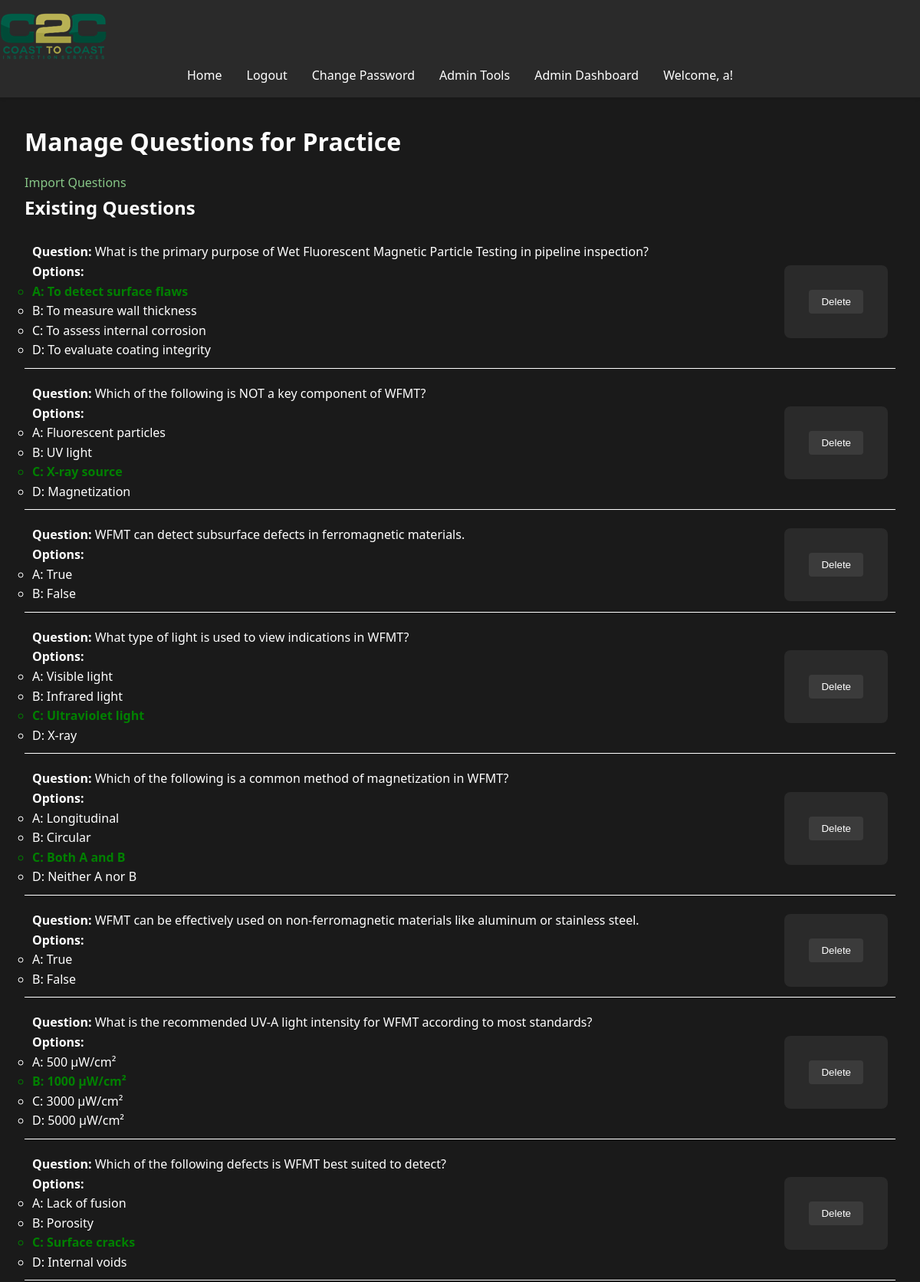
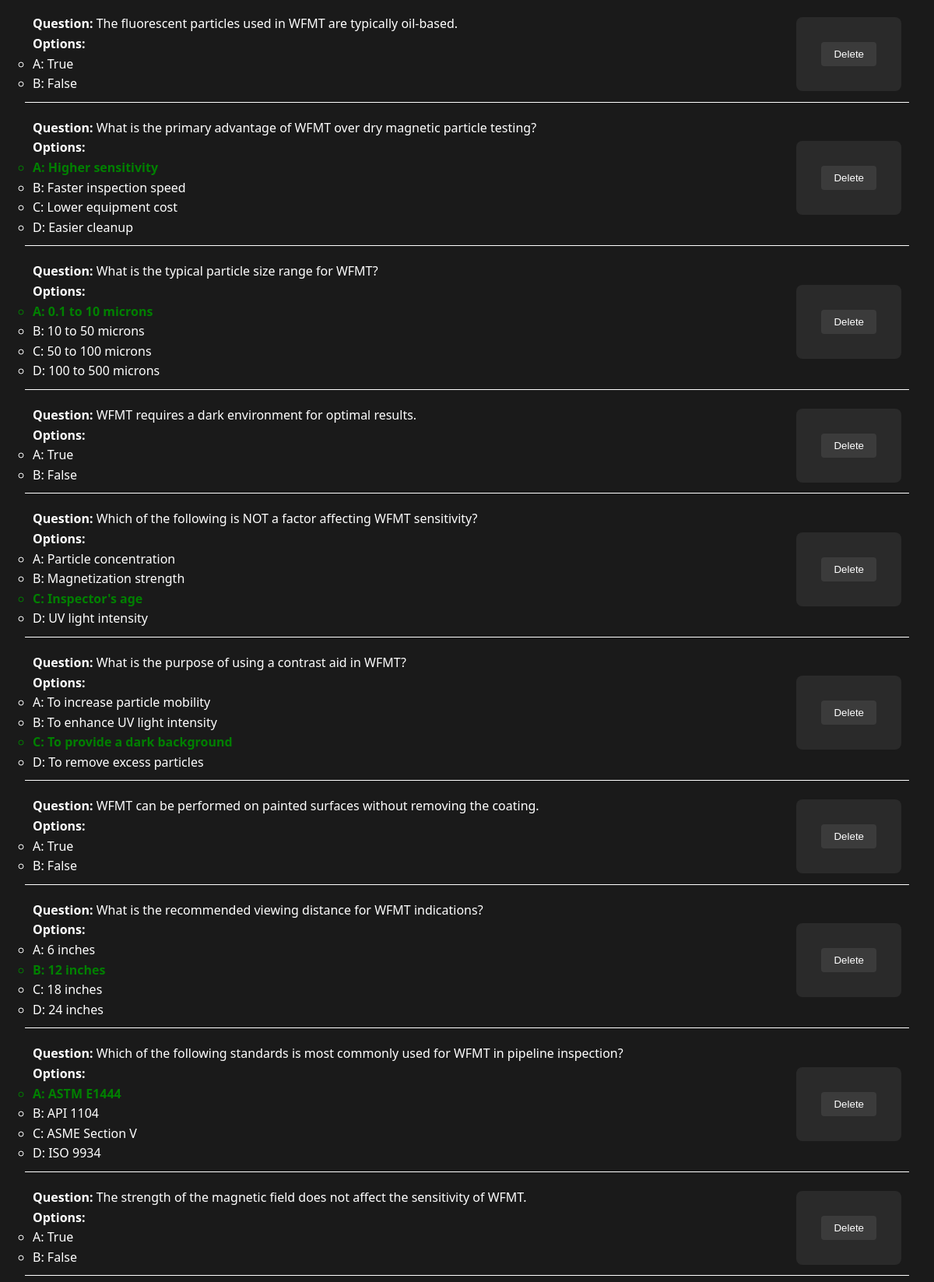
/admin/manage_questions/1 (signed in, upper part), run on the app's committed database (2 pictures, top to bottom).
### models.py (models this page shows, shortened)
class User(UserMixin, db.Model):
    id = db.Column(db.Integer, primary_key=True)
    username = db.Column(db.String(80), unique=True, nullable=False)
    password = db.Column(db.String(120), nullable=False)
    is_admin = db.Column(db.Boolean, default=False)
    exam_results = db.relationship('ExamResult', back_populates='user', lazy=True)
    accesses = db.relationship('ExamAccess', back_populates='user', lazy=True)
    access_requests = db.relationship('ExamAccessRequest', back_populates='user', lazy=True)

class Exam(db.Model):
    __tablename__ = 'exam'
    id = db.Column(db.Integer, primary_key=True)
    title = db.Column(db.String(100), nullable=False)
    question_count = db.Column(db.Integer, nullable=False, default=10)
    exam_results = relationship('ExamResult', back_populates='exam', cascade='all, delete-orphan')
    questions = relationship('Question', back_populates='exam', cascade='all, delete-orphan')
    accesses = db.relationship('ExamAccess', back_populates='exam', lazy=True, cascade="all, delete-orphan")
    access_requests = db.relationship('ExamAccessRequest', back_populates='exam', lazy=True, cascade="all, delete-orphan")

class Question(db.Model):
    __tablename__ = 'question'
    id = db.Column(db.Integer, primary_key=True)
    content = db.Column(db.String(500), nullable=False)
    option_a = db.Column(db.String(200), nullable=False)
    option_b = db.Column(db.String(200), nullable=False)
    option_c = db.Column(db.String(200), nullable=True)
    option_d = db.Column(db.String(200), nullable=True)
    correct_answer = db.Column(db.String(1), nullable=False)
    exam_id = db.Column(db.Integer, db.ForeignKey('exam.id'), nullable=False)
    exam = db.relationship('Exam', back_populates='questions')
    missed_questions = db.relationship('MissedQuestion', back_populates='question', lazy=True)

### app.py (the view, shortened to what this page needs)
@app.route('/admin/manage_questions/<int:exam_id>', methods=['GET', 'POST'])
@login_required
def manage_questions(exam_id):
    if not current_user.is_admin:
        flash('You do not have permission to access this page.', 'error')
        return redirect(url_for('home'))
    exam = Exam.query.get_or_404(exam_id)
    questions = Question.query.filter_by(exam_id=exam.id).all()
    return render_template('manage_questions.html', exam=exam, questions=questions)

### app.py (called while the page is built)
@app.before_request
def reset_session_on_navigation():
    exam_endpoints = ['take_exam', 'submit_exam']
    current_endpoint = request.endpoint
    if current_endpoint is None:
        return

@app.context_processor
def utility_processor():
    def format_pacific_time(utc_dt):
        pacific_time = utc_to_pacific(utc_dt)
        return pacific_time.strftime('%Y-%m-%d %I:%M:%S %p %Z')
    return dict(format_pacific_time=format_pacific_time)

@login_manager.user_loader
def load_user(user_id):
    return User.query.get(int(user_id))

@app.before_request
def manage_exam_session():
    if 'start_new_exam' in request.args:
        session.pop('answers', None)
        session.pop('flagged', None)
        session.pop('current_index', None)
        session.pop('start_time', None)
    elif 'exam_submitted' in session and request.endpoint != 'exam_results':
        session.pop('answers', None)
        session.pop('flagged', None)
        session.pop('current_index', None)
        session.pop('start_time', None)
        session.pop('exam_submitted', None)

### templates/manage_questions.html (shortened to what this page needs)
{% extends "base.html" %}
{% block content %}
    <h1>Manage Questions for {{ exam.title }}</h1>
    <a href="{{ url_for('import_questions', exam_id=exam.id) }}" class="btn btn-secondary" style="margin-top: 20px;">Import Questions</a>
    <h2>Existing Questions</h2>
    {% if questions %}
        <ul style="list-style-type: none; padding: 0;">
            {% for question in questions %}
                <li style="margin-bottom: 10px; border-bottom: white solid 1px; padding: 10px; display: flex; justify-content: space-between;">
                    <div>
                        <p><strong>Question:</strong> {{ question.content }}</p>
                        <p><strong>Options:</strong></p>
                        <ul>
                            <li style="{% if question.correct_answer == 'A' %}color: green; font-weight: bold;{% endif %}">
                                A: {{ question.option_a }}
                            </li>
                            <li style="{% if question.correct_answer == 'B' %}color: green; font-weight: bold;{% endif %}">
                                B: {{ question.option_b }}
                            </li>
                            {% if question.option_c %}
                            <li style="{% if question.correct_answer == 'C' %}color: green; font-weight: bold;{% endif %}">
                                C: {{ question.option_c }}
                            </li>
                            {% endif %}
                            {% if question.option_d %}
                            <li style="{% if question.correct_answer == 'D' %}color: green; font-weight: bold;{% endif %}">
                                D: {{ question.option_d }}
                            </li>
                            {% endif %}
                        </ul>
                    </div>
                    <div style="display: flex; align-items: center;">
                        <form action="{{ url_for('delete_question', question_id=question.id) }}" method="POST" style="display:inline;">
                            <button type="submit" class="btn btn-danger btn-sm" onclick="return confirm('Are you sure you want to delete this question?');">Delete</button>
                        </form>
                    </div>
                </li>
            {% endfor %}
        </ul>
    {% else %}
        <p>No questions available for this Exam.</p>
    {% endif %}
{% endblock %}

### templates/base.html (shortened to what this page needs)
<!DOCTYPE html>
<html lang="en">
<head>
    <link rel="stylesheet" href="{{ url_for('static', filename='css/style.css') }}">
</head>
<body>
    <header>
        <nav class="navbar">
            <a class="navbar-brand" href="{{ url_for('home') }}">
                <img src="{{ url_for('static', filename='images/logo.png') }}" alt="Logo" class="logo">
            </a>
            <ul class="navbar-nav">
                <li><a href="{{ url_for('home') }}">Home</a></li>
                {% if current_user.is_authenticated %}
                    <li><a href="{{ url_for('logout') }}">Logout</a></li>
                    <li><a href="{{ url_for('change_password') }}">Change Password</a></li>
                    {% if current_user.is_admin %}
                        <li><a href="{{ url_for('admin.index') }}">Admin Tools</a></li>
                        <li><a href="{{ url_for('admin_dashboard') }}">Admin Dashboard</a></li>
                    {% endif %}
                    <li class="user-welcome">
                        <span>Welcome, {{ current_user.username }}!</span>
                    </li>
                {% else %}
                    <li><a href="{{ url_for('login') }}">Login</a></li>
                    <li><a href="{{ url_for('register') }}">Register</a></li>
                {% endif %}
            </ul>
        </nav>
    </header>
    <main>
        {% block content %}{% endblock %}
    </main>
</body>
</html>

### static/css/style.css (style rules this page uses)
:root { --bg-primary: #1a1a1a; --bg-secondary: #2a2a2a; --text-primary: #ffffff; --text-secondary: #b3b3b3; --accent-color: #87c787; --error-color: #cf6679; --success-color: #03dac6; }
* { box-sizing: border-box; margin: 0; padding: 0; }
body { font-family: 'Segoe UI', Tahoma, Geneva, Verdana, sans-serif; line-height: 1.6; color: var(--text-primary); background-color: var(--bg-primary); min-height: 100vh; display: flex; flex-direction: column; }
header { background-color: var(--bg-secondary); padding: 1rem 0; box-shadow: 0 2px 4px rgba(0,0,0,0.1); }
nav ul { display: flex; justify-content: center; align-items: center; height: 100%; list-style-type: none; margin: 0; padding: 0; }
nav ul li { margin: 0 1rem; }
nav ul li a { color: var(--text-primary); text-decoration: none; font-weight: 500; transition: color 0.3s ease; }
main { flex: 1; padding: 2rem; max-width: 1200px; margin: 0 auto; width: 100%; }
h1, h2, h3 { margin-bottom: 1rem; color: var(--text-primary); }
a { color: var(--accent-color); text-decoration: none; transition: color 0.3s ease; }
form { background-color: var(--bg-secondary); padding: 2rem; border-radius: 8px; max-width: 700px; margin: 0 auto; }
.btn-sm { max-height: 80px; }
button { background-color: rgb(59, 59, 59); color: var(--text-primary); padding: 0.5rem 1rem; border: none; border-radius: 4px; cursor: pointer; transition: background-color 0.3s ease; }

### data on the page
User: username "a"
Exam: title "Practice"
Question: content "What is the primary purpose of Wet Fluorescent Magnetic Particle Testing in pipeline inspection?", option_a "To detect surface flaws", option_b "To measure wall thickness", option_c "To assess internal corrosion", option_d "To evaluate coating integrity"
Question: content "Which of the following is NOT a key component of WFMT?", option_a "Fluorescent particles", option_b "UV light", option_c "X-ray source", option_d "Magnetization"
Question: content "WFMT can detect subsurface defects in ferromagnetic materials.", option_a "True", option_b "False"
Question: content "What type of light is used to view indications in WFMT?", option_a "Visible light", option_b "Infrared light", option_c "Ultraviolet light", option_d "X-ray"
Question: content "Which of the following is a common method of magnetization in WFMT?", option_a "Longitudinal", option_b "Circular", option_c "Both A and B", option_d "Neither A nor B"
Question: content "WFMT can be effectively used on non-ferromagnetic materials like aluminum or stainless steel.", option_a "True", option_b "False"
Question: content "What is the recommended UV-A light intensity for WFMT according to most standards?", option_a "500 μW/cm²", option_b "1000 μW/cm²", option_c "3000 μW/cm²", option_d "5000 μW/cm²"
Question: content "Which of the following defects is WFMT best suited to detect?", option_a "Lack of fusion", option_b "Porosity", option_c "Surface cracks", option_d "Internal voids"
Question: content "The fluorescent particles used in WFMT are typically oil-based.", option_a "True", option_b "False"
Question: content "What is the primary advantage of WFMT over dry magnetic particle testing?", option_a "Higher sensitivity", option_b "Faster inspection speed", option_c "Lower equipment cost", option_d "Easier cleanup"
Question: content "What is the typical particle size range for WFMT?", option_a "0.1 to 10 microns", option_b "10 to 50 microns", option_c "50 to 100 microns", option_d "100 to 500 microns"
Question: content "WFMT requires a dark environment for optimal results.", option_a "True", option_b "False"
Question: content "Which of the following is NOT a factor affecting WFMT sensitivity?", option_a "Particle concentration", option_b "Magnetization strength", option_c "Inspector's age", option_d "UV light intensity"
Question: content "What is the purpose of using a contrast aid in WFMT?", option_a "To increase particle mobility", option_b "To enhance UV light intensity", option_c "To provide a dark background", option_d "To remove excess particles"
Question: content "WFMT can be performed on painted surfaces without removing the coating.", option_a "True", option_b "False"
Question: content "What is the recommended viewing distance for WFMT indications?", option_a "6 inches", option_b "12 inches", option_c "18 inches", option_d "24 inches"
Question: content "Which of the following standards is most commonly used for WFMT in pipeline inspection?", option_a "ASTM E1444", option_b "API 1104", option_c "ASME Section V", option_d "ISO 9934"
Question: content "The strength of the magnetic field does not affect the sensitivity of WFMT.", option_a "True", option_b "False"
